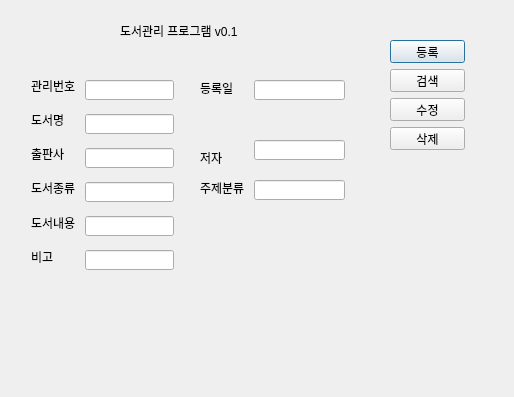
<?xml version="1.0" encoding="UTF-8"?>
<ui version="4.0">
 <class>Dialog</class>
 <widget class="QDialog" name="Dialog">
  <property name="geometry">
   <rect>
    <x>0</x>
    <y>0</y>
    <width>514</width>
    <height>397</height>
   </rect>
  </property>
  <property name="windowTitle">
   <string>Dialog</string>
  </property>
  <widget class="QLabel" name="label">
   <property name="geometry">
    <rect>
     <x>120</x>
     <y>20</y>
     <width>141</width>
     <height>21</height>
    </rect>
   </property>
   <property name="text">
    <string>도서관리 프로그램 v0.1</string>
   </property>
  </widget>
  <widget class="QLabel" name="label_2">
   <property name="geometry">
    <rect>
     <x>31</x>
     <y>78</y>
     <width>48</width>
     <height>16</height>
    </rect>
   </property>
   <property name="text">
    <string>관리번호</string>
   </property>
  </widget>
  <widget class="QLineEdit" name="leReg">
   <property name="geometry">
    <rect>
     <x>85</x>
     <y>80</y>
     <width>89</width>
     <height>20</height>
    </rect>
   </property>
  </widget>
  <widget class="QLabel" name="label_3">
   <property name="geometry">
    <rect>
     <x>31</x>
     <y>112</y>
     <width>36</width>
     <height>16</height>
    </rect>
   </property>
   <property name="text">
    <string>도서명</string>
   </property>
  </widget>
  <widget class="QLineEdit" name="leName">
   <property name="geometry">
    <rect>
     <x>85</x>
     <y>114</y>
     <width>89</width>
     <height>20</height>
    </rect>
   </property>
  </widget>
  <widget class="QLineEdit" name="lePub">
   <property name="geometry">
    <rect>
     <x>85</x>
     <y>148</y>
     <width>89</width>
     <height>20</height>
    </rect>
   </property>
  </widget>
  <widget class="QLabel" name="label_4">
   <property name="geometry">
    <rect>
     <x>31</x>
     <y>146</y>
     <width>36</width>
     <height>16</height>
    </rect>
   </property>
   <property name="text">
    <string>출판사</string>
   </property>
  </widget>
  <widget class="QLineEdit" name="leKind">
   <property name="geometry">
    <rect>
     <x>85</x>
     <y>182</y>
     <width>89</width>
     <height>20</height>
    </rect>
   </property>
  </widget>
  <widget class="QLabel" name="label_5">
   <property name="geometry">
    <rect>
     <x>31</x>
     <y>180</y>
     <width>48</width>
     <height>16</height>
    </rect>
   </property>
   <property name="text">
    <string>도서종류</string>
   </property>
  </widget>
  <widget class="QLineEdit" name="leEtc2">
   <property name="geometry">
    <rect>
     <x>85</x>
     <y>216</y>
     <width>89</width>
     <height>20</height>
    </rect>
   </property>
  </widget>
  <widget class="QLabel" name="label_6">
   <property name="geometry">
    <rect>
     <x>31</x>
     <y>215</y>
     <width>48</width>
     <height>16</height>
    </rect>
   </property>
   <property name="text">
    <string>도서내용</string>
   </property>
  </widget>
  <widget class="QLineEdit" name="leEtc3">
   <property name="geometry">
    <rect>
     <x>85</x>
     <y>250</y>
     <width>89</width>
     <height>20</height>
    </rect>
   </property>
  </widget>
  <widget class="QLabel" name="label_7">
   <property name="geometry">
    <rect>
     <x>31</x>
     <y>249</y>
     <width>24</width>
     <height>16</height>
    </rect>
   </property>
   <property name="text">
    <string>비고</string>
   </property>
  </widget>
  <widget class="QLineEdit" name="leDate">
   <property name="geometry">
    <rect>
     <x>254</x>
     <y>80</y>
     <width>91</width>
     <height>20</height>
    </rect>
   </property>
  </widget>
  <widget class="QLabel" name="label_8">
   <property name="geometry">
    <rect>
     <x>200</x>
     <y>80</y>
     <width>48</width>
     <height>16</height>
    </rect>
   </property>
   <property name="text">
    <string>등록일</string>
   </property>
  </widget>
  <widget class="QLineEdit" name="leAuthor">
   <property name="geometry">
    <rect>
     <x>254</x>
     <y>140</y>
     <width>91</width>
     <height>20</height>
    </rect>
   </property>
  </widget>
  <widget class="QLabel" name="label_9">
   <property name="geometry">
    <rect>
     <x>200</x>
     <y>150</y>
     <width>48</width>
     <height>16</height>
    </rect>
   </property>
   <property name="text">
    <string>저자</string>
   </property>
  </widget>
  <widget class="QLineEdit" name="leEtc1">
   <property name="geometry">
    <rect>
     <x>254</x>
     <y>180</y>
     <width>91</width>
     <height>20</height>
    </rect>
   </property>
  </widget>
  <widget class="QLabel" name="label_10">
   <property name="geometry">
    <rect>
     <x>200</x>
     <y>180</y>
     <width>48</width>
     <height>16</height>
    </rect>
   </property>
   <property name="text">
    <string>주제분류</string>
   </property>
  </widget>
  <widget class="QPushButton" name="btnRegister">
   <property name="geometry">
    <rect>
     <x>390</x>
     <y>40</y>
     <width>75</width>
     <height>23</height>
    </rect>
   </property>
   <property name="text">
    <string>등록</string>
   </property>
  </widget>
  <widget class="QPushButton" name="btnSearch">
   <property name="geometry">
    <rect>
     <x>390</x>
     <y>69</y>
     <width>75</width>
     <height>23</height>
    </rect>
   </property>
   <property name="text">
    <string>검색</string>
   </property>
  </widget>
  <widget class="QPushButton" name="btnUpdate">
   <property name="geometry">
    <rect>
     <x>390</x>
     <y>98</y>
     <width>75</width>
     <height>23</height>
    </rect>
   </property>
   <property name="text">
    <string>수정</string>
   </property>
  </widget>
  <widget class="QPushButton" name="btnDelete">
   <property name="geometry">
    <rect>
     <x>390</x>
     <y>127</y>
     <width>75</width>
     <height>23</height>
    </rect>
   </property>
   <property name="text">
    <string>삭제</string>
   </property>
  </widget>
 </widget>
 <resources/>
 <connections/>
</ui>
